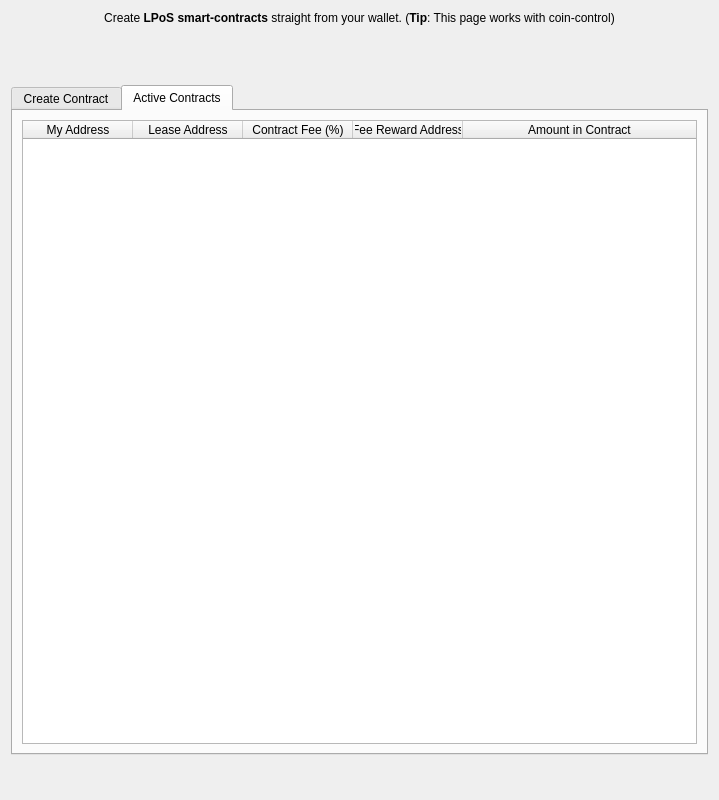
<?xml version="1.0" encoding="UTF-8"?>
<ui version="4.0">
 <class>DelegatedStaking</class>
 <widget class="QWidget" name="DelegatedStaking">
  <property name="geometry">
   <rect>
    <x>0</x>
    <y>0</y>
    <width>719</width>
    <height>800</height>
   </rect>
  </property>
  <layout class="QVBoxLayout" name="verticalLayout">
   <property name="spacing">
    <number>60</number>
   </property>
   <property name="bottomMargin">
    <number>45</number>
   </property>
   <item>
    <widget class="QLabel" name="labelExplanation">
     <property name="text">
      <string>&lt;html&gt;&lt;head/&gt;&lt;body&gt;&lt;p&gt;Create &lt;span style=&quot; font-weight:600;&quot;&gt;LPoS smart-contracts&lt;/span&gt; straight from your wallet. (&lt;span style=&quot; font-weight:600;&quot;&gt;Tip&lt;/span&gt;: This page works with coin-control)&lt;/p&gt;&lt;/body&gt;&lt;/html&gt;</string>
     </property>
     <property name="textFormat">
      <enum>Qt::RichText</enum>
     </property>
     <property name="alignment">
      <set>Qt::AlignCenter</set>
     </property>
     <property name="wordWrap">
      <bool>true</bool>
     </property>
    </widget>
   </item>
   <item>
    <widget class="QTabWidget" name="tabWidget">
     <property name="currentIndex">
      <number>1</number>
     </property>
     <widget class="QWidget" name="tab">
      <attribute name="title">
       <string>Create Contract</string>
      </attribute>
      <layout class="QVBoxLayout" name="verticalLayout_2">
       <item>
        <widget class="QFrame" name="frame">
         <property name="frameShape">
          <enum>QFrame::StyledPanel</enum>
         </property>
         <property name="frameShadow">
          <enum>QFrame::Raised</enum>
         </property>
         <layout class="QHBoxLayout" name="horizontalLayout">
          <item>
           <layout class="QHBoxLayout" name="horizontalLayout_6">
            <property name="spacing">
             <number>-1</number>
            </property>
            <property name="leftMargin">
             <number>0</number>
            </property>
            <property name="rightMargin">
             <number>0</number>
            </property>
            <item>
             <layout class="QVBoxLayout" name="verticalLayout_6">
              <property name="spacing">
               <number>20</number>
              </property>
              <property name="topMargin">
               <number>12</number>
              </property>
              <property name="rightMargin">
               <number>0</number>
              </property>
              <property name="bottomMargin">
               <number>12</number>
              </property>
              <item>
               <widget class="QLabel" name="label">
                <property name="font">
                 <font>
                  <weight>75</weight>
                  <bold>true</bold>
                 </font>
                </property>
                <property name="text">
                 <string>Lease to:</string>
                </property>
                <property name="alignment">
                 <set>Qt::AlignRight|Qt::AlignTrailing|Qt::AlignVCenter</set>
                </property>
               </widget>
              </item>
              <item>
               <widget class="QLabel" name="label_4">
                <property name="font">
                 <font>
                  <weight>75</weight>
                  <bold>true</bold>
                 </font>
                </property>
                <property name="text">
                 <string>Amount:</string>
                </property>
                <property name="alignment">
                 <set>Qt::AlignRight|Qt::AlignTrailing|Qt::AlignVCenter</set>
                </property>
               </widget>
              </item>
              <item>
               <widget class="QLabel" name="label_3">
                <property name="font">
                 <font>
                  <weight>75</weight>
                  <bold>true</bold>
                 </font>
                </property>
                <property name="text">
                 <string>Fee Percent (%):</string>
                </property>
                <property name="alignment">
                 <set>Qt::AlignRight|Qt::AlignTrailing|Qt::AlignVCenter</set>
                </property>
               </widget>
              </item>
              <item>
               <widget class="QLabel" name="label_2">
                <property name="font">
                 <font>
                  <weight>75</weight>
                  <bold>true</bold>
                 </font>
                </property>
                <property name="text">
                 <string>Reward Address:</string>
                </property>
                <property name="alignment">
                 <set>Qt::AlignRight|Qt::AlignTrailing|Qt::AlignVCenter</set>
                </property>
               </widget>
              </item>
             </layout>
            </item>
            <item>
             <layout class="QVBoxLayout" name="verticalLayout_7">
              <property name="spacing">
               <number>20</number>
              </property>
              <property name="topMargin">
               <number>12</number>
              </property>
              <property name="rightMargin">
               <number>0</number>
              </property>
              <property name="bottomMargin">
               <number>12</number>
              </property>
              <item>
               <widget class="QLineEdit" name="delegateTo">
                <property name="enabled">
                 <bool>true</bool>
                </property>
                <property name="sizePolicy">
                 <sizepolicy hsizetype="Expanding" vsizetype="Fixed">
                  <horstretch>0</horstretch>
                  <verstretch>0</verstretch>
                 </sizepolicy>
                </property>
                <property name="minimumSize">
                 <size>
                  <width>300</width>
                  <height>25</height>
                 </size>
                </property>
                <property name="maximumSize">
                 <size>
                  <width>16777215</width>
                  <height>16777215</height>
                 </size>
                </property>
                <property name="text">
                 <string/>
                </property>
                <property name="placeholderText">
                 <string>e.g. NGshe11sePfsXGNn6oJQ1CzeGMGhhYTQxV</string>
                </property>
               </widget>
              </item>
              <item>
               <widget class="BitcoinAmountField" name="payAmount">
                <property name="minimumSize">
                 <size>
                  <width>0</width>
                  <height>25</height>
                 </size>
                </property>
               </widget>
              </item>
              <item>
               <widget class="QLineEdit" name="feePercent">
                <property name="sizePolicy">
                 <sizepolicy hsizetype="Fixed" vsizetype="Fixed">
                  <horstretch>0</horstretch>
                  <verstretch>0</verstretch>
                 </sizepolicy>
                </property>
                <property name="minimumSize">
                 <size>
                  <width>0</width>
                  <height>25</height>
                 </size>
                </property>
                <property name="placeholderText">
                 <string>e.g. 11.9 (11.9%)</string>
                </property>
               </widget>
              </item>
              <item>
               <widget class="QLineEdit" name="rewardTo">
                <property name="minimumSize">
                 <size>
                  <width>0</width>
                  <height>25</height>
                 </size>
                </property>
                <property name="placeholderText">
                 <string>e.g. NRahe11sePfsXGNn6oJQ1CzeGMGhhYTQxV</string>
                </property>
               </widget>
              </item>
             </layout>
            </item>
            <item>
             <layout class="QVBoxLayout" name="verticalLayout_8">
              <property name="spacing">
               <number>20</number>
              </property>
              <property name="topMargin">
               <number>6</number>
              </property>
              <property name="rightMargin">
               <number>0</number>
              </property>
              <property name="bottomMargin">
               <number>0</number>
              </property>
              <item>
               <widget class="QLineEdit" name="contractLabel">
                <property name="minimumSize">
                 <size>
                  <width>0</width>
                  <height>25</height>
                 </size>
                </property>
                <property name="placeholderText">
                 <string>Contract label (optional)</string>
                </property>
               </widget>
              </item>
              <item>
               <widget class="QCheckBox" name="checkboxSubtractFeeFromAmount">
                <property name="text">
                 <string>Subtract fee from amount</string>
                </property>
               </widget>
              </item>
              <item>
               <widget class="QCheckBox" name="enableFeePayout">
                <property name="enabled">
                 <bool>true</bool>
                </property>
                <property name="text">
                 <string>Enable fee payout</string>
                </property>
                <property name="checked">
                 <bool>false</bool>
                </property>
               </widget>
              </item>
              <item>
               <widget class="QPushButton" name="sendButton">
                <property name="toolTip">
                 <string>Convert Ghosted LIBERCOIN</string>
                </property>
                <property name="text">
                 <string>&amp;Send LIBERCOIN</string>
                </property>
                <property name="autoDefault">
                 <bool>false</bool>
                </property>
               </widget>
              </item>
             </layout>
            </item>
           </layout>
          </item>
         </layout>
        </widget>
       </item>
       <item>
        <spacer name="verticalSpacer">
         <property name="orientation">
          <enum>Qt::Vertical</enum>
         </property>
         <property name="sizeHint" stdset="0">
          <size>
           <width>20</width>
           <height>40</height>
          </size>
         </property>
        </spacer>
       </item>
      </layout>
     </widget>
     <widget class="QWidget" name="tab_2">
      <attribute name="title">
       <string>Active Contracts</string>
      </attribute>
      <layout class="QHBoxLayout" name="horizontalLayout_3">
       <item>
        <widget class="QTableWidget" name="activeContractsView">
         <property name="editTriggers">
          <set>QAbstractItemView::NoEditTriggers</set>
         </property>
         <property name="selectionMode">
          <enum>QAbstractItemView::SingleSelection</enum>
         </property>
         <attribute name="horizontalHeaderDefaultSectionSize">
          <number>110</number>
         </attribute>
         <attribute name="horizontalHeaderHighlightSections">
          <bool>false</bool>
         </attribute>
         <attribute name="horizontalHeaderMinimumSectionSize">
          <number>25</number>
         </attribute>
         <attribute name="horizontalHeaderStretchLastSection">
          <bool>true</bool>
         </attribute>
         <column>
          <property name="text">
           <string>My Address</string>
          </property>
         </column>
         <column>
          <property name="text">
           <string>Lease Address</string>
          </property>
         </column>
         <column>
          <property name="text">
           <string>Contract Fee (%)</string>
          </property>
         </column>
         <column>
          <property name="text">
           <string>Fee Reward Address</string>
          </property>
         </column>
         <column>
          <property name="text">
           <string>Amount in Contract</string>
          </property>
         </column>
        </widget>
       </item>
      </layout>
     </widget>
    </widget>
   </item>
  </layout>
 </widget>
 <customwidgets>
  <customwidget>
   <class>BitcoinAmountField</class>
   <extends>QLineEdit</extends>
   <header>qt/libercoinamountfield.h</header>
   <container>1</container>
  </customwidget>
 </customwidgets>
 <resources/>
 <connections/>
</ui>
